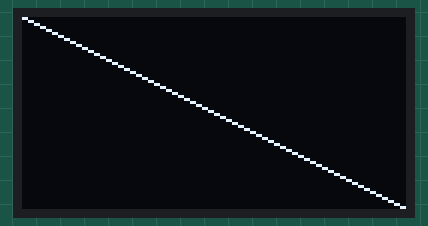
The sketch below on a simulated ESP8266 (NodeMCU). Parts: 128×64 one-colour display.

Above: at 0.1 s.
At 2.1 s:
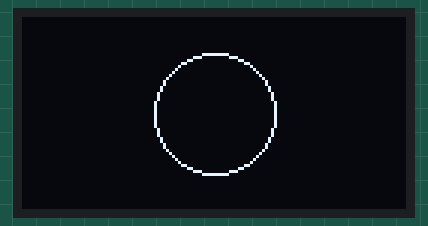
At 4.1 s:
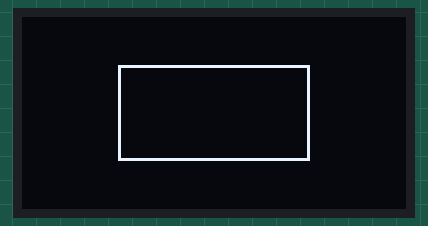

The sketch:

test2.ino
```cpp
#include"SSD1306Wire.h"
SSD1306Wire display(0x3c,2,14);
void setup() {
  // put your setup code here, to run once:

  display.init();


}

void loop() {
  // put your main code here, to run repeatedly:
  display.clear();
  display.drawLine(0,0,128,64);
  display.display();
  delay(2000);
  display.clear();
  display.drawCircle(64,32,20);
  display.display();
  delay(2000);
   display.clear();
  display.drawRect(32,16,64,32);
  display.display();
  delay(2000);

}
```

Measured:
- by itself, everything shown: repeats every 6.0 s, in 3 steps
- what the display in image 1 shows lasts 2.1 s, from 2.0 s to 4.1 s
